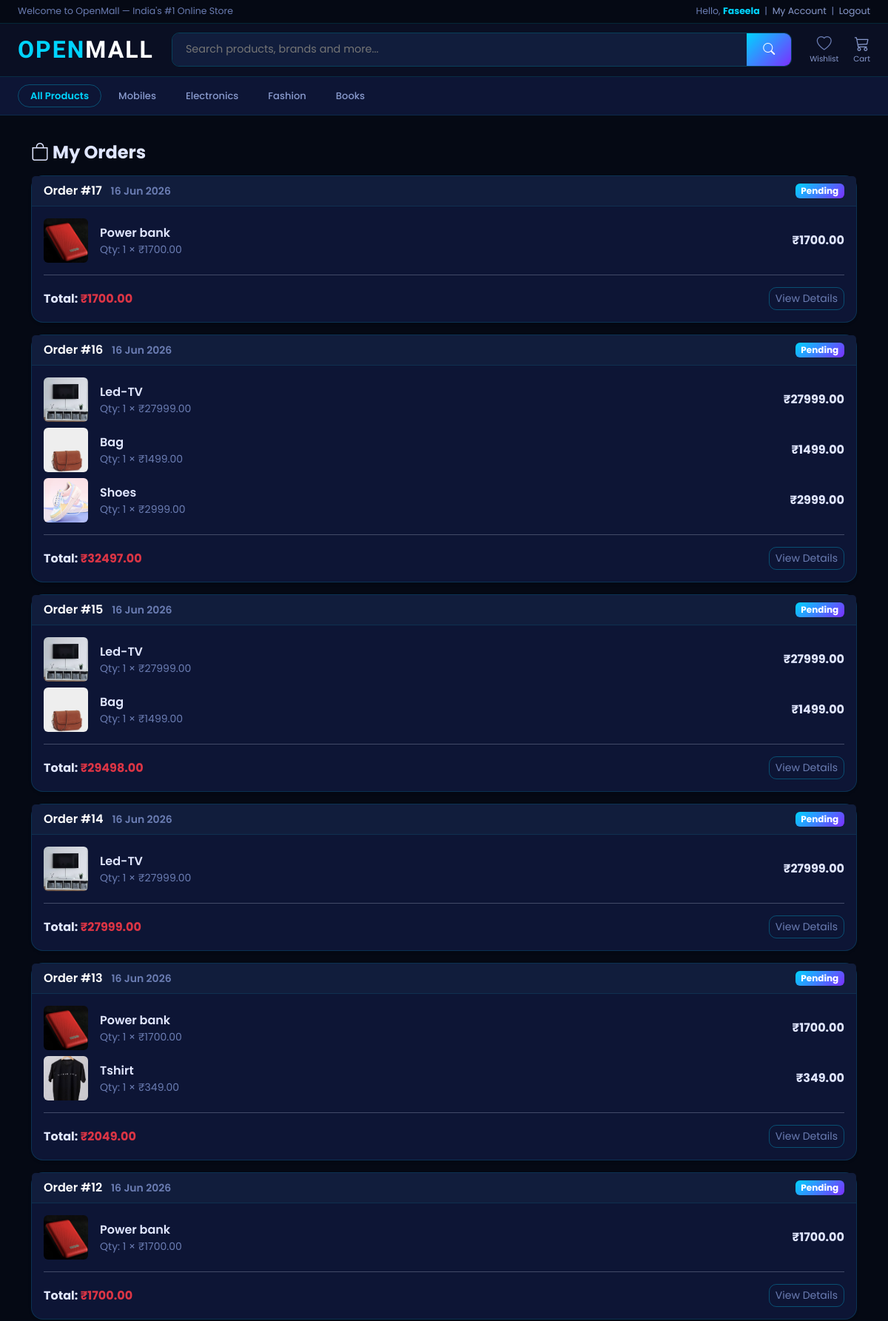
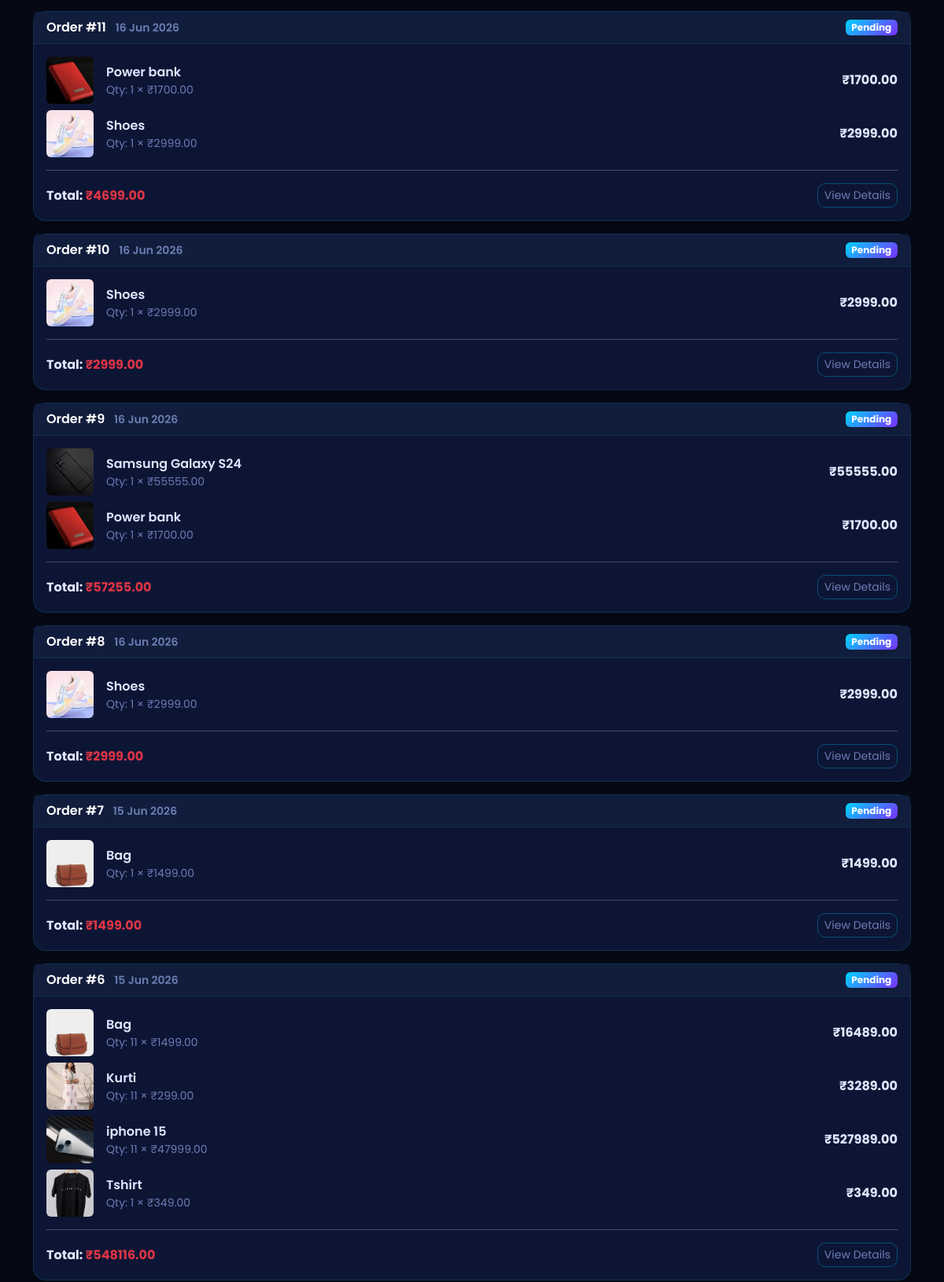
Screenshot of /orders/my-orders/ (signed in, upper part) with the database file from the repository (2 pictures, top to bottom).
### store/models.py (models this page shows, shortened)
class Category(models.Model):
    name = models.CharField(max_length=200)
    slug = models.SlugField(unique=True, blank=True)
    image = models.ImageField(upload_to='categories/', blank=True)
    class Meta:
        verbose_name_plural = 'Categories'
    def get_absolute_url(self):
        return reverse('store:product_list_by_category', args=[self.slug])

class Product(models.Model):
    category       = models.ForeignKey(Category, related_name='products', on_delete=models.CASCADE)
    name           = models.CharField(max_length=200)
    slug           = models.SlugField(unique=True, blank=True)
    image          = models.ImageField(upload_to='products/', blank=True)
    description    = models.TextField(blank=True)
    price          = models.DecimalField(max_digits=10, decimal_places=2)
    original_price = models.DecimalField(max_digits=10, decimal_places=2, null=True, blank=True)
    stock          = models.PositiveIntegerField(default=0)
    available      = models.BooleanField(default=True)
    brand          = models.CharField(max_length=100, blank=True)
    rating         = models.DecimalField(max_digits=3, decimal_places=1, default=4.0)
    rating_count   = models.PositiveIntegerField(default=0)
    is_featured    = models.BooleanField(default=False)
    is_bestseller  = models.BooleanField(default=False)
    created        = models.DateTimeField(auto_now_add=True)
    updated        = models.DateTimeField(auto_now=True)
    class Meta:
        ordering = ['-created']

### orders/models.py (models this page shows, shortened)
class Order(models.Model):
    STATUS = [
        ('pending',    'Pending'),
        ('processing', 'Processing'),
        ('shipped',    'Shipped'),
        ('delivered',  'Delivered'),
        ('cancelled',  'Cancelled'),
    ]
    user        = models.ForeignKey(User, on_delete=models.CASCADE, related_name='orders')
    first_name  = models.CharField(max_length=100)
    last_name   = models.CharField(max_length=100)
    email       = models.EmailField()
    phone       = models.CharField(max_length=15)
    address     = models.TextField()
    city        = models.CharField(max_length=100)
    state       = models.CharField(max_length=100)
    pincode     = models.CharField(max_length=10)
    created     = models.DateTimeField(auto_now_add=True)
    updated     = models.DateTimeField(auto_now=True)
    paid        = models.BooleanField(default=False)
    status      = models.CharField(max_length=20, choices=STATUS, default='pending')
    total_price = models.DecimalField(max_digits=10, decimal_places=2, default=0)
    class Meta:
        ordering = ['-created']

class OrderItem(models.Model):
    order    = models.ForeignKey(Order, related_name='items', on_delete=models.CASCADE)
    product  = models.ForeignKey('store.Product', on_delete=models.CASCADE)
    price    = models.DecimalField(max_digits=10, decimal_places=2)
    quantity = models.PositiveIntegerField(default=1)
    def get_cost(self):
        return self.price * self.quantity

### orders/views.py (the view)
# urls.py: path('my-orders/',                   views.order_list,      name='order_list'),
@login_required
def order_list(request):
    orders = Order.objects.filter(user=request.user)
    return render(request, 'orders/order_list.html', {'orders': orders})

### cart/cart.py (called while the page is built)
    def __len__(self):
        return sum(item['quantity'] for item in self.cart.values())

### cart/context_processors.py (called while the page is built)
def cart(request):
    return {'cart': Cart(request)}

### store/context_processors.py (called while the page is built)
def categories_nav(request):
    return {'categories_nav': Category.objects.all()[:10]}

### templates/orders/order_list.html (shortened to what this page needs)
{% extends 'base.html' %}
{% block content %}
<div class="container mt-3">
  <h4 class="fw-bold mb-3"><i class="bi bi-bag"></i> My Orders</h4>
  {% if orders %}
    {% for order in orders %}
    <div class="card shadow-sm mb-3">
      <div class="card-header d-flex justify-content-between align-items-center bg-white">
        <span class="fw-semibold">Order #{{ order.id }}
          <small class="text-muted ms-2">{{ order.created|date:"d M Y" }}</small>
        </span>
        <span class="badge bg-warning text-dark">{{ order.get_status_display }}</span>
      </div>
      <div class="card-body">
        {% for item in order.items.all %}
        <div class="d-flex align-items-center gap-3 mb-2">
          {% if item.product.image %}
            <img src="{{ item.product.image.url }}"
                 style="width:60px;height:60px;object-fit:cover;" class="rounded">
          {% endif %}
          <div>
            <p class="mb-0 fw-semibold">{{ item.product.name }}</p>
            <p class="mb-0 small text-muted">Qty: {{ item.quantity }} × ₹{{ item.price }}</p>
          </div>
          <div class="ms-auto fw-bold">₹{{ item.get_cost }}</div>
        </div>
        {% endfor %}
        <hr>
        <div class="d-flex justify-content-between align-items-center">
          <span class="fw-bold">Total: <span class="text-danger">₹{{ order.total_price }}</span></span>
          <a href="{% url 'orders:order_detail' order.id %}"
             class="btn btn-sm btn-outline-secondary">View Details</a>
        </div>
      </div>
    </div>
    {% endfor %}
  {% else %}
  <div class="text-center py-5">
    <i class="bi bi-bag-x fs-1 text-muted"></i>
    <p class="text-muted mt-3">No orders yet.</p>
    <a href="{% url 'store:product_list' %}" class="btn btn-warning">Start Shopping</a>
  </div>
  {% endif %}
</div>
{% endblock %}

### templates/base.html (shortened to what this page needs)
{% load static %}
<!DOCTYPE html>
<html lang="en">
<head>
  <link rel="stylesheet" href="https://cdn.jsdelivr.net/npm/bootstrap@5.3.2/dist/css/bootstrap.min.css">
  <link rel="stylesheet" href="https://cdn.jsdelivr.net/npm/bootstrap-icons@1.11.2/font/bootstrap-icons.min.css">
  <link rel="stylesheet" href="{% static 'css/style.css' %}">
</head>
<body>
<div style="background:#050914; border-bottom:1px solid rgba(0,212,255,0.15); padding:6px 24px; display:flex; justify-content:space-between; align-items:center; font-size:.78rem; font-family:'Poppins',sans-serif;">
  <span style="color:#6b7db3;">Welcome to OpenMall — India's #1 Online Store</span>
  <span style="color:#6b7db3;">
    {% if user.is_authenticated %}
      Hello, <strong style="color:#00d4ff;">{{ user.first_name|default:user.username }}</strong>
      &nbsp;|&nbsp;
      <a href="{% url 'accounts:profile' %}" style="color:#8899cc; text-decoration:none;" onmouseover="this.style.color='#00d4ff'" onmouseout="this.style.color='#8899cc'">My Account</a>
      &nbsp;|&nbsp;
      <a href="{% url 'accounts:logout' %}" style="color:#8899cc; text-decoration:none;" onmouseover="this.style.color='#ff2d78'" onmouseout="this.style.color='#8899cc'">Logout</a>
    {% endif %}
  </span>
</div>
<nav style="background:#0a0f23; border-bottom:1px solid rgba(0,212,255,0.15); padding:0 24px; height:72px; display:flex; align-items:center; gap:24px;">
  <a href="{% url 'store:home' %}" style="text-decoration:none; white-space:nowrap; font-family:'Rajdhani',sans-serif; font-size:2rem; font-weight:700; letter-spacing:2px; flex-shrink:0;">
    <span style="color:#00d4ff;">OPEN</span><span style="color:white;">MALL</span>
  </a>
  <form action="{% url 'store:search' %}" method="get"
        style="flex:1; display:flex; height:46px; border-radius:10px; overflow:hidden; border:1px solid rgba(0,212,255,0.25);">
    <input
      type="search" name="q" value="{{ request.GET.q }}"
      placeholder="Search products, brands and more..."
      style="flex:1; background:#111d3c; border:none; outline:none; color:white; padding:0 18px; font-size:.9rem; font-family:'Poppins',sans-serif;">
    <button type="submit"
      style="background:linear-gradient(135deg,#00d4ff,#7b2fff); border:none; padding:0 22px; color:white; font-size:1rem; cursor:pointer;">
      <i class="bi bi-search"></i>
    </button>
  </form>
  <div style="display:flex; align-items:center; gap:20px; flex-shrink:0;">
    <a href="{% url 'store:wishlist' %}"
       style="display:flex; flex-direction:column; align-items:center; justify-content:center; text-decoration:none; color:#8899cc; transition:color .2s; gap:6px;"
       onmouseover="this.style.color='#00d4ff'"
       onmouseout="this.style.color='#8899cc'">
      <i class="bi bi-heart" style="font-size:1.25rem; line-height:1;"></i>
      <span style="font-size:.65rem; font-family:'Poppins',sans-serif; line-height:1;">Wishlist</span>
    </a>
    <a href="{% url 'cart:cart_detail' %}"
       style="display:flex; flex-direction:column; align-items:center; justify-content:center; text-decoration:none; color:#8899cc; transition:color .2s; gap:6px; position:relative;"
       onmouseover="this.style.color='#00d4ff'"
       onmouseout="this.style.color='#8899cc'">
      <i class="bi bi-cart3" style="font-size:1.25rem; line-height:1;"></i>
      <span style="font-size:.65rem; font-family:'Poppins',sans-serif; line-height:1;">Cart</span>
    </a>
  </div>
</nav>
<nav style="background:#0d1535; border-bottom:1px solid rgba(0,212,255,0.1); padding:10px 24px; display:flex; gap:6px; overflow-x:auto; white-space:nowrap;">
  <a href="{% url 'store:product_list' %}"
     style="color:#00d4ff; text-decoration:none; font-size:.82rem; font-weight:600; padding:5px 16px; border-radius:20px; border:1px solid rgba(0,212,255,0.3); font-family:'Poppins',sans-serif; transition:all .2s;"
     onmouseover="this.style.background='rgba(0,212,255,0.1)'"
     onmouseout="this.style.background='transparent'">
    All Products
  </a>
  {% for cat in categories_nav %}
    <a href="{{ cat.get_absolute_url }}"
       style="color:#8899cc; text-decoration:none; font-size:.82rem; font-weight:500; padding:5px 16px; border-radius:20px; border:1px solid transparent; font-family:'Poppins',sans-serif; transition:all .2s;"
       onmouseover="this.style.color='#00d4ff'; this.style.borderColor='rgba(0,212,255,0.3)'; this.style.background='rgba(0,212,255,0.08)'"
       onmouseout="this.style.color='#8899cc'; this.style.borderColor='transparent'; this.style.background='transparent'">
      {{ cat.name }}
    </a>
  {% endfor %}
</nav>
<main style="background:#050914; min-height:80vh; padding:20px 0;">
  {% block content %}{% endblock %}
</main>
</body>
</html>

### static/css/style.css (style rules this page uses)
:root { --primary: #00d4ff; --primary-dark: #00a8cc; --secondary: #ff2d78; --accent: #7b2fff; --dark: #050914; --dark2: #0a0f23; --dark3: #0d1535; --dark4: #111d3c; --card-bg: #0d1535; --card-border: rgba(0, 212, 255, 0.15); --text: #e0e6ff; --text-muted: #6b7db3; --gradient1: linear-gradient(135deg, #00d4ff, #7b2fff); --gradient2: linear-gradient(135deg, #ff2d78, #7b2fff); --gradient3: linear-gradient(135deg, #7b2fff, #00d4ff); --glow-cyan: 0 0 20px rgba(0, 212, 255, 0.4); --glow-pink: 0 0 20px rgba(255, 45, 120, 0.4); --shadow: 0 10px 40px rgba(0, 0, 0, 0.5); --shadow-hover: 0 20px 60px rgba(0, 212, 255, 0.2); --radius: 16px; --radius-sm: 8px; }
* { margin: 0; padding: 0; box-sizing: border-box; }
body { font-family: 'Poppins', sans-serif; background: var(--dark); color: var(--text); }
main { background: var(--dark) !important; min-height: 80vh; }
.card p, .card span, .card div { opacity: 1 !important; }
.text-muted { color: #8899cc !important; opacity: 1 !important; }
.text-dark { color: #ffffff !important; }
.bi-heart { color: var(--text-muted); }
.card { background: var(--dark3) !important; border: 1px solid var(--card-border) !important; color: var(--text) !important; border-radius: var(--radius) !important; }
.card-header { background: var(--dark4) !important; border-bottom: 1px solid rgba(0, 212, 255, 0.1) !important; color: white !important; font-weight: 600; }
.btn-outline-secondary { border-color: rgba(0, 212, 255, 0.3) !important; color: var(--text-muted) !important; border-radius: 10px; }
.badge.bg-warning { background: var(--gradient1) !important; color: white !important; }
.text-muted { color: var(--text-muted) !important; }

### rows the page displays
Category: name "Mobiles"
Category: name "Electronics"
Category: name "Fashion"
Category: name "Books"
Order: id "17", created "16 Jun 2026", status "Pending", total_price "1700.00"
OrderItem: product.image (picture), product.name "Power bank", quantity "1", price "1700.00", get_cost "1700.00"
Order: id "16", created "16 Jun 2026", status "Pending", total_price "32497.00"
OrderItem: product.image (picture), product.name "Led-TV", quantity "1", price "27999.00", get_cost "27999.00"
OrderItem: product.image (picture), product.name "Bag", quantity "1", price "1499.00", get_cost "1499.00"
OrderItem: product.image (picture), product.name "Shoes", quantity "1", price "2999.00", get_cost "2999.00"
Order: id "15", created "16 Jun 2026", status "Pending", total_price "29498.00"
OrderItem: product.image (picture), product.name "Led-TV", quantity "1", price "27999.00", get_cost "27999.00"
OrderItem: product.image (picture), product.name "Bag", quantity "1", price "1499.00", get_cost "1499.00"
Order: id "14", created "16 Jun 2026", status "Pending", total_price "27999.00"
OrderItem: product.image (picture), product.name "Led-TV", quantity "1", price "27999.00", get_cost "27999.00"
Order: id "13", created "16 Jun 2026", status "Pending", total_price "2049.00"
OrderItem: product.image (picture), product.name "Power bank", quantity "1", price "1700.00", get_cost "1700.00"
OrderItem: product.image (picture), product.name "Tshirt", quantity "1", price "349.00", get_cost "349.00"
Order: id "12", created "16 Jun 2026", status "Pending", total_price "1700.00"
OrderItem: product.image (picture), product.name "Power bank", quantity "1", price "1700.00", get_cost "1700.00"
Order: id "11", created "16 Jun 2026", status "Pending", total_price "4699.00"
OrderItem: product.image (picture), product.name "Power bank", quantity "1", price "1700.00", get_cost "1700.00"
OrderItem: product.image (picture), product.name "Shoes", quantity "1", price "2999.00", get_cost "2999.00"
Order: id "10", created "16 Jun 2026", status "Pending", total_price "2999.00"
OrderItem: product.image (picture), product.name "Shoes", quantity "1", price "2999.00", get_cost "2999.00"
Order: id "9", created "16 Jun 2026", status "Pending", total_price "57255.00"
OrderItem: product.image (picture), product.name "Samsung Galaxy S24", quantity "1", price "55555.00", get_cost "55555.00"
OrderItem: product.image (picture), product.name "Power bank", quantity "1", price "1700.00", get_cost "1700.00"
Order: id "8", created "16 Jun 2026", status "Pending", total_price "2999.00"
OrderItem: product.image (picture), product.name "Shoes", quantity "1", price "2999.00", get_cost "2999.00"
Order: id "7", created "15 Jun 2026", status "Pending", total_price "1499.00"
OrderItem: product.image (picture), product.name "Bag", quantity "1", price "1499.00", get_cost "1499.00"
Order: id "6", created "15 Jun 2026", status "Pending", total_price "548116.00"
OrderItem: product.image (picture), product.name "Bag", quantity "11", price "1499.00", get_cost "16489.00"
OrderItem: product.image (picture), product.name "Kurti", quantity "11", price "299.00", get_cost "3289.00"
OrderItem: product.image (picture), product.name "iphone 15", quantity "11", price "47999.00", get_cost "527989.00"
OrderItem: product.image (picture), product.name "Tshirt", quantity "1", price "349.00", get_cost "349.00"

### other values shown
{{ user.first_name|default:user.username }} "Faseela"
